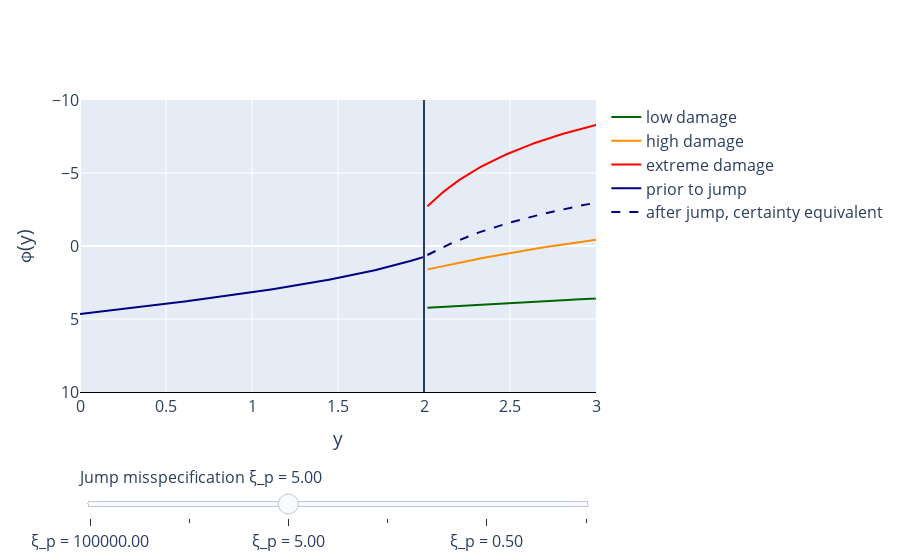

This figure's notebook cell:
### Code cell
# value functions
fig = go.Figure()
for step in ξ_p_list:
    for ϕ, color, name in zip(ϕ_list, ["darkgreen", 'darkorange', "red"], ["low", "high", "extreme"]):
        fig.add_trace(go.Scatter(x=y_grid_long[n_bar:], y=ϕ[n_bar:], 
                                 visible=False,
                                 line=dict(color=color),
                                 name=name+" damage"
                                )) 
    fig.add_trace(go.Scatter(x=y_grid_short, y=solution[step]["model_res"]["v"], 
                             visible=False, 
                             name="prior to jump", 
                             line=dict(color="navy")
                            ))
    fig.add_trace(go.Scatter(x=y_grid_long[n_bar:], y=solution[step]["certainty_equivalent"][n_bar:], 
                             visible=False,
                             name="after jump, certainty equivalent",
                            line=dict(color="navy", dash="dash")))

fig.add_vline(x=2) 

num_lines = len(ϕ_list)+2
for i in range(num_lines):
    fig.data[1*num_lines + i].visible = True

title_text = "Continuation\ value\ function"
steps = []
for i in range(len(ξ_p_list)):
    # Hide all traces
    label = r'ξ_p = {:.2f}'.format(ξ_p_list[i])
    step = dict(
        method ='update',  
        args = [{'visible': [False] * len(fig.data)},
               {"title": r"${} \\ ξ_a = 0.01,\quad ξ_p = {:.2f}$".format(title_text, ξ_p_list[i])}],
        label=label
    )
    # Enable the two traces we want to see
    for j in range(len(ϕ_list)+2):
        step['args'][0]["visible"][5*i+j] = True
    # Add step to step list
    steps.append(step)

sliders = [dict(
    active = 2,
    currentvalue={"prefix": 'Jump misspecification '},
    steps = steps,
    pad={"t": 70},
)]

fig.update_layout(
    sliders = sliders,
    font=dict(size=16),
#     template="none"
)
fig.update_xaxes(
    linecolor='black',
    range=[0,3],
    title_text="y"
)
fig.update_yaxes(
    range=[10,-10],
    title_text="ϕ(y)"
)
